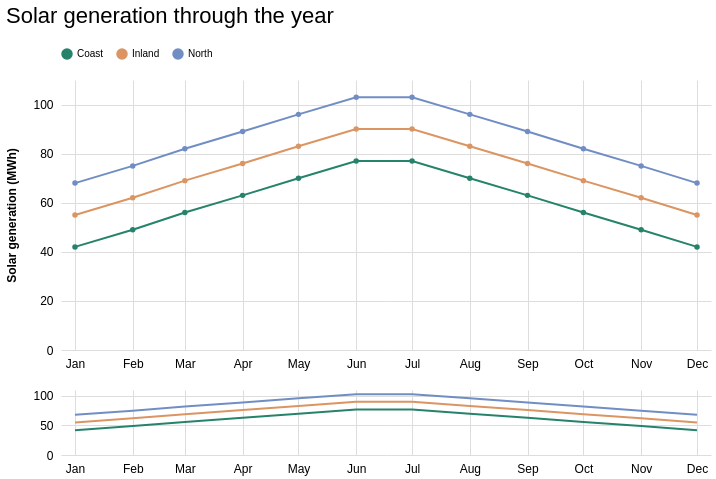

Vega-Lite specification stored for this chart:
### Vega-Lite specification from a JSON file in a GitHub repository (floating-point values rounded to 4 significant figures)
{"$schema": "https://vega.github.io/schema/vega-lite/v6.json", "title": "Solar generation through the year", "description": "Synthetic monthly solar generation. Brush the overview; click a legend entry.", "data": {"values": [{"month": "2025-01-01", "region": "Coast", "generation": 42}, {"month": "2025-01-01", "region": "Inland", "generation": 55}, {"month": "2025-01-01", "region": "North", "generation": 68}, {"month": "2025-02-01", "region": "Coast", "generation": 49}, {"month": "2025-02-01", "region": "Inland", "generation": 62}, {"month": "2025-02-01", "region": "North", "generation": 75}, {"month": "2025-03-01", "region": "Coast", "generation": 56}, {"month": "2025-03-01", "region": "Inland", "generation": 69}, {"month": "2025-03-01", "region": "North", "generation": 82}, {"month": "2025-04-01", "region": "Coast", "generation": 63}, {"month": "2025-04-01", "region": "Inland", "generation": 76}, {"month": "2025-04-01", "region": "North", "generation": 89}, {"month": "2025-05-01", "region": "Coast", "generation": 70}, {"month": "2025-05-01", "region": "Inland", "generation": 83}, {"month": "2025-05-01", "region": "North", "generation": 96}, {"month": "2025-06-01", "region": "Coast", "generation": 77}, {"month": "2025-06-01", "region": "Inland", "generation": 90}, {"month": "2025-06-01", "region": "North", "generation": 103}, {"month": "2025-07-01", "region": "Coast", "generation": 77}, {"month": "2025-07-01", "region": "Inland", "generation": 90}, {"month": "2025-07-01", "region": "North", "generation": 103}, {"month": "2025-08-01", "region": "Coast", "generation": 70}, {"month": "2025-08-01", "region": "Inland", "generation": 83}, {"month": "2025-08-01", "region": "North", "generation": 96}, {"month": "2025-09-01", "region": "Coast", "generation": 63}, {"month": "2025-09-01", "region": "Inland", "generation": 76}, {"month": "2025-09-01", "region": "North", "generation": 89}, {"month": "2025-10-01", "region": "Coast", "generation": 56}, {"month": "2025-10-01", "region": "Inland", "generation": 69}, {"month": "2025-10-01", "region": "North", "generation": 82}, {"month": "2025-11-01", "region": "Coast", "generation": 49}, {"month": "2025-11-01", "region": "Inland", "generation": 62}, {"month": "2025-11-01", "region": "North", "generation": 75}, {"month": "2025-12-01", "region": "Coast", "generation": 42}, {"month": "2025-12-01", "region": "Inland", "generation": 55}, {"month": "2025-12-01", "region": "North", "generation": 68}]}, "vconcat": [{"width": 650, "height": 270, "params": [{"name": "region", "select": {"type": "point", "fields": ["region"]}, "bind": "legend"}], "mark": {"type": "line", "point": true, "tooltip": true}, "encoding": {"x": {"field": "month", "type": "temporal", "axis": {"title": null, "format": "%b"}, "scale": {"domain": {"param": "brush"}, "padding": 14}}, "y": {"field": "generation", "type": "quantitative", "axis": {"title": "Solar generation (MWh)"}, "scale": {"zero": true}}, "color": {"field": "region", "type": "nominal", "legend": {"orient": "top", "title": null}}, "opacity": {"condition": {"param": "region", "value": 1}, "value": 0.15}}}, {"width": 650, "height": 65, "params": [{"name": "brush", "select": {"type": "interval", "encodings": ["x"]}}], "mark": {"type": "line", "tooltip": true}, "encoding": {"x": {"field": "month", "type": "temporal", "axis": {"title": null, "format": "%b"}, "scale": {"padding": 14}}, "y": {"field": "generation", "type": "quantitative", "axis": {"title": null, "tickCount": 2}, "scale": {"zero": true}}, "color": {"field": "region", "type": "nominal", "legend": {"orient": "top", "title": null}}}}], "config": {"view": {"stroke": null}, "axis": {"domain": false, "ticks": false, "labelPadding": 8, "titlePadding": 14, "labelFontSize": 12, "titleFontSize": 12}, "title": {"anchor": "start", "fontSize": 22, "fontWeight": 500, "offset": 20}, "range": {"category": ["#26836b", "#db9562", "#718ec4", "#b896bf"]}}}
